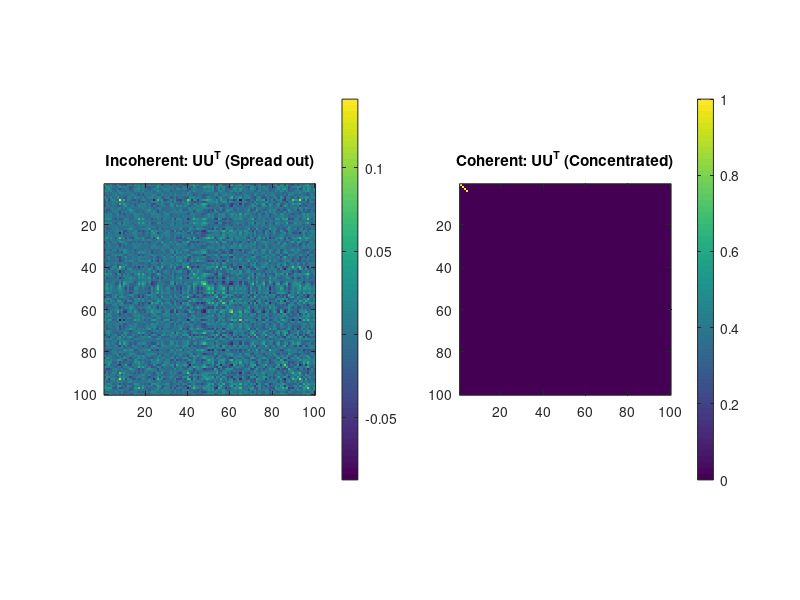
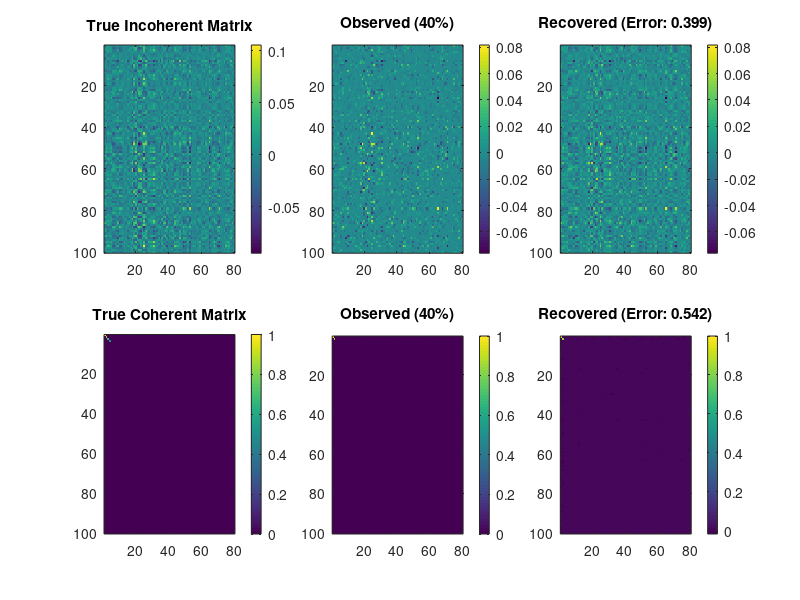

These figures' MATLAB source, in order: (Note: this script raises an error after producing the figures.)
%% Matrix Completion with Incoherence Control
clear; clc; close all;

%% 1. Methods to Generate Incoherent Low-Rank Matrices
fprintf('=== Incoherence Control in Matrix Completion ===\n\n');

% Parameters
m = 100; n = 80; rank = 4;
observation_ratio = 0.4;

fprintf('Matrix size: %d x %d, Rank: %d\n', m, n, rank);
fprintf('Observation ratio: %.1f%%\n', observation_ratio * 100);

%% Method 1: Generate Incoherent Matrix (Recommended)
fprintf('\n1. Generating incoherent low-rank matrix...\n');

% Generate random orthogonal matrices (incoherent by construction)
U = randn(m, rank);
[U, ~] = qr(U, 0);  % Orthogonalize
U = U(:, 1:rank);

V = randn(n, rank);
[V, ~] = qr(V, 0);
V = V(:, 1:rank);

% Create singular values (well-conditioned)
sigma = linspace(1, 0.5, rank)';
true_matrix = U * diag(sigma) * V';

% Measure coherence
coherence_U = max(sum(U.^2, 2)) * m / rank;
coherence_V = max(sum(V.^2, 2)) * n / rank;
coherence = max(coherence_U, coherence_V);

fprintf('Coherence parameter μ: %.2f (ideal: < 5-10)\n', coherence);

%% Method 2: Generate Coherent Matrix (for comparison)
fprintf('\n2. Generating coherent matrix for comparison...\n');

% Create coherent matrix (singular vectors aligned with basis)
U_coherent = zeros(m, rank);
U_coherent(1:rank, 1:rank) = eye(rank);
U_coherent = orth(U_coherent);  % Still very coherent

V_coherent = zeros(n, rank);
V_coherent(1:rank, 1:rank) = eye(rank);
V_coherent = orth(V_coherent);

coherent_matrix = U_coherent * diag(sigma) * V_coherent';

% Measure coherence
coherence_U_coherent = max(sum(U_coherent.^2, 2)) * m / rank;
coherence_V_coherent = max(sum(V_coherent.^2, 2)) * n / rank;
coherence_coherent = max(coherence_U_coherent, coherence_V_coherent);

fprintf('Coherent matrix μ: %.2f (problematic!)\n', coherence_coherent);

%% 3. Visualize Coherence Patterns
figure('Position', [100, 100, 1200, 500]);

subplot(1,2,1);
imagesc(U * U');
title('Incoherent: UU^T (Spread out)');
colorbar;
axis square;

subplot(1,2,2);
imagesc(U_coherent * U_coherent');
title('Coherent: UU^T (Concentrated)');
colorbar;
axis square;

%% 4. Create Observation Masks
rng(42); % For reproducibility

% Uniform random sampling (works well for incoherent matrices)
mask_incoherent = rand(m, n) < observation_ratio;
observed_incoherent = true_matrix .* mask_incoherent;

mask_coherent = rand(m, n) < observation_ratio;
observed_coherent = coherent_matrix .* mask_coherent;

%% 5. Matrix Completion Function with Incoherence Regularization
function X = matrix_completion_with_incoherence(Y, mask, rank, lambda, mu, max_iter)
    % Y: observed matrix, mask: observation pattern
    % lambda: nuclear norm parameter, mu: incoherence parameter
    
    [m, n] = size(Y);
    X = Y;
    X(~mask) = mean(Y(mask));  % Initialize with mean
    
    for iter = 1:max_iter
        % Nuclear norm minimization
        [U, S, V] = svd(X, 'econ');
        S_soft = sign(S) .* max(abs(S) - lambda, 0);
        X_nuclear = U * S_soft * V';
        
        % Incoherence regularization
        X = (1 - mu) * X_nuclear + mu * project_to_incoherent(X_nuclear, rank);
        
        % Project observed entries
        X(mask) = Y(mask);
        
        % Check convergence
        if iter > 1 && norm(X - X_prev, 'fro')/norm(X_prev, 'fro') < 1e-6
            break;
        end
        X_prev = X;
    end
end

function X_proj = project_to_incoherent(X, rank)
    % Project matrix to be more incoherent
    [U, S, V] = svd(X, 'econ');
    
    % Make singular vectors more spread out
    U = make_incoherent(U(:, 1:rank), size(U,1));
    V = make_incoherent(V(:, 1:rank), size(V,1));
    
    X_proj = U * S(1:rank, 1:rank) * V';
end

function U_incoherent = make_incoherent(U, n)
    % Make matrix columns more incoherent
    U_incoherent = U;
    for col = 1:size(U,2)
        % Add small random noise to spread out energy
        noise = 0.1 * randn(size(U,1), 1);
        U_incoherent(:, col) = U(:, col) + noise;
        U_incoherent(:, col) = U_incoherent(:, col) / norm(U_incoherent(:, col));
    end
    % Re-orthogonalize
    [U_incoherent, ~] = qr(U_incoherent, 0);
end

%% 6. Compare Completion Performance
fprintf('\n3. Comparing completion performance...\n');

% Complete both matrices
lambda = 0.1; mu = 0.05; max_iter = 100;

completed_incoherent = matrix_completion_with_incoherence(...
    observed_incoherent, mask_incoherent, rank, lambda, mu, max_iter);

completed_coherent = matrix_completion_with_incoherence(...
    observed_coherent, mask_coherent, rank, lambda, mu, max_iter);

% Calculate errors
error_incoherent = norm(completed_incoherent - true_matrix, 'fro') / norm(true_matrix, 'fro');
error_coherent = norm(completed_coherent - coherent_matrix, 'fro') / norm(coherent_matrix, 'fro');

fprintf('Recovery error - Incoherent matrix: %.4f\n', error_incoherent);
fprintf('Recovery error - Coherent matrix:   %.4f\n', error_coherent);

%% 7. Practical Techniques to Ensure Incoherence
fprintf('\n4. Practical techniques to ensure incoherence:\n');

% Technique 1: Pre-whitening/Pre-conditioning
fprintf('a) Data pre-whitening\n');

% Technique 2: Random rotation
fprintf('b) Random rotation of data\n');
R = randn(n, n); R = orth(R);
rotated_matrix = true_matrix * R;
% Complete in rotated space, then rotate back

% Technique 3: Add small random noise
fprintf('c) Add small random noise\n');
noise_level = 0.01;
regularized_matrix = true_matrix + noise_level * randn(m, n);

%% 8. Coherence Measurement Function
function [coherence, coherence_U, coherence_V] = measure_coherence(X, rank)
    % Measure coherence of a matrix
    [U, S, V] = svd(X, 'econ');
    U = U(:, 1:rank);
    V = V(:, 1:rank);
    
    [m, n] = size(X);
    coherence_U = max(sum(U.^2, 2)) * m / rank;
    coherence_V = max(sum(V.^2, 2)) * n / rank;
    coherence = max(coherence_U, coherence_V);
end

% Measure coherence of our matrices
[coherence_true, ~, ~] = measure_coherence(true_matrix, rank);
[coherence_coherent, ~, ~] = measure_coherence(coherent_matrix, rank);

fprintf('\nCoherence measurements:\n');
fprintf('Incoherent matrix: μ = %.2f\n', coherence_true);
fprintf('Coherent matrix:   μ = %.2f\n', coherence_coherent);

%% 9. Visualize Recovery Quality
figure('Position', [100, 100, 1200, 800]);

% Incoherent matrix results
subplot(2,3,1);
imagesc(true_matrix);
title('True Incoherent Matrix');
colorbar;

subplot(2,3,2);
imagesc(observed_incoherent);
title('Observed (40%)');
colorbar;

subplot(2,3,3);
imagesc(completed_incoherent);
title(sprintf('Recovered (Error: %.3f)', error_incoherent));
colorbar;

% Coherent matrix results
subplot(2,3,4);
imagesc(coherent_matrix);
title('True Coherent Matrix');
colorbar;

subplot(2,3,5);
imagesc(observed_coherent);
title('Observed (40%)');
colorbar;

subplot(2,3,6);
imagesc(completed_coherent);
title(sprintf('Recovered (Error: %.3f)', error_coherent));
colorbar;

%% 10. Theoretical Recovery Guarantees
fprintf('\n5. Theoretical recovery guarantees:\n');

% Required observations for exact recovery (theoretical)
mu = coherence_true;
required_obs_theoretical = mu * rank * (m + n) * log(m+n)^2;
actual_obs = sum(mask_incoherent(:));

fprintf('Theoretical required observations: %.0f\n', required_obs_theoretical);
fprintf('Actual observations:              %d\n', actual_obs);
fprintf('Sufficient for recovery:          %s\n', ...
    string(actual_obs > required_obs_theoretical));

% Practical success probability
success_prob = min(1, actual_obs / required_obs_theoretical);
fprintf('Estimated success probability:    %.2f\n', success_prob);
